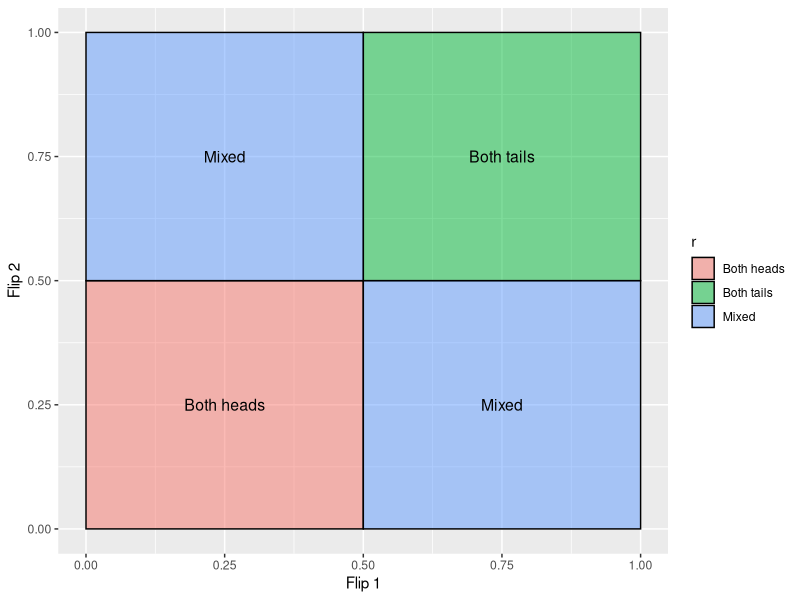
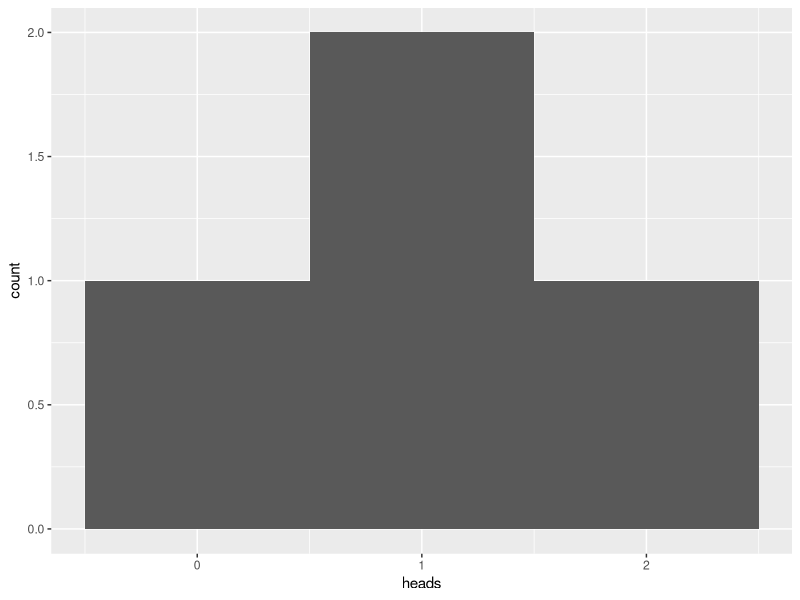
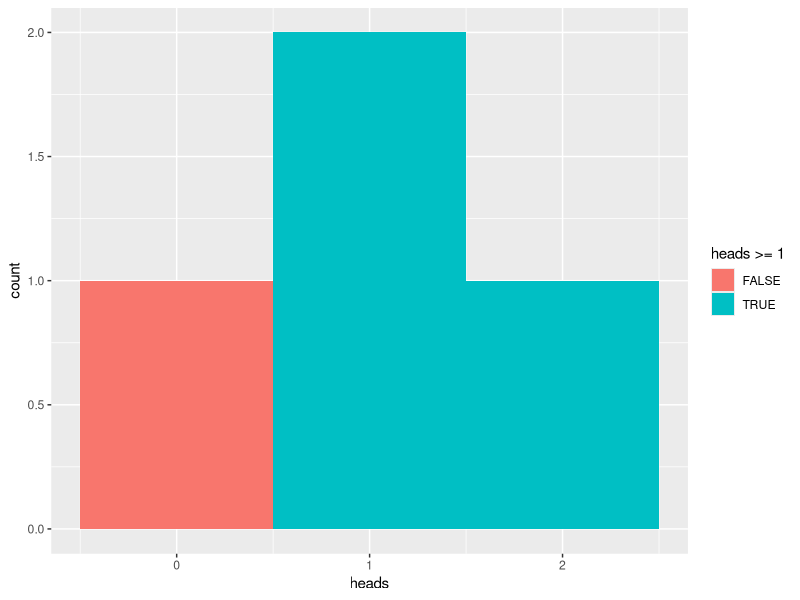
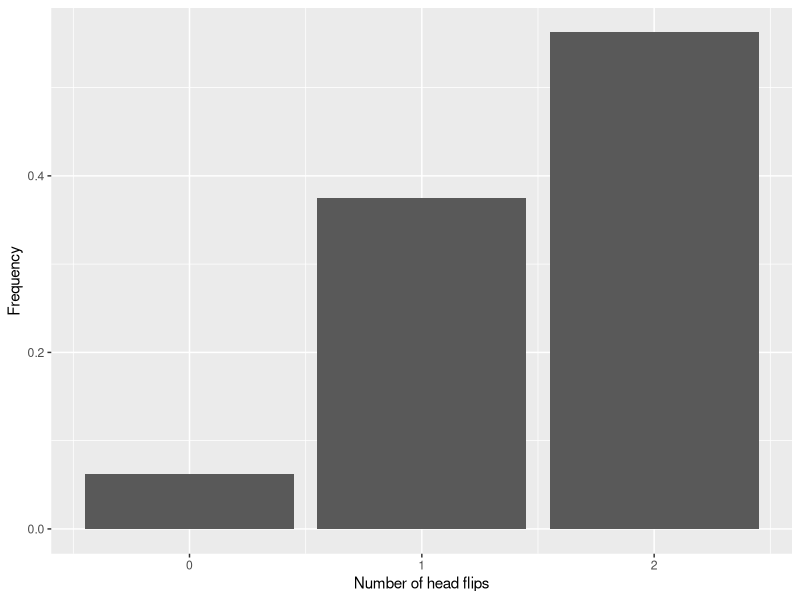
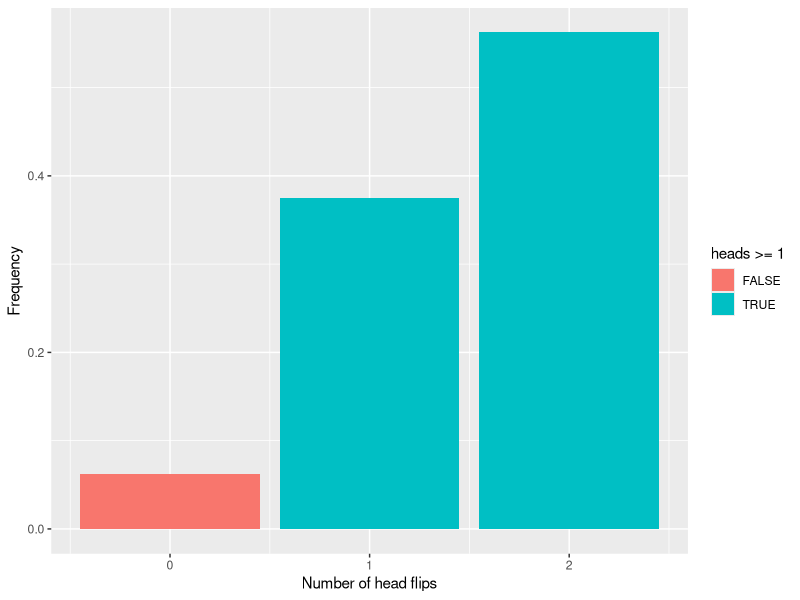

Write the R code that produced these figures, in order.
## ---- chunk 1
#| label: fig-binomial-coin-outcomes
#| fig-cap: a summary of the likelihood of all outcomes, with the propotion of area covered by an outcome reflecting its likelihood. For example, the likelihood of flipping coins heads is .5 * .5 reflecting a .25 (or 25%) chance of flipping heads twice.
library(ggplot2)
d=data.frame(
  x1=c(0,  .5,0, .5), 
  x2=c(0.5,1 ,.5,1), 
  y1=c(0,  .5,.5,0), 
  y2=c(0.5,1 ,1 ,.5), 
 # t=c('Both heads','Both tails','Mixed','Mixed'), 
  r=c('Both heads','Both tails','Mixed','Mixed'))
ggplot() + 
scale_x_continuous(name="Flip 1") + 
scale_y_continuous(name="Flip 2") +
geom_rect(data=d, mapping=aes(xmin=x1, xmax=x2, ymin=y1, ymax=y2, fill=r), color="black", alpha=0.5) +
geom_text(data=d, aes(x=x1+(x2-x1)/2, y=y1+(y2-y1)/2, label=r), size=4) 
## ---- chunk 2
#| label: fig-binomial-coin-distribution
#| fig-cap: a binomial distribution reflecting how frequently you should expect each number of head flips.
library(ggplot2)

coin_flips <- data.frame(
  first  = c("heads","heads","tails","tails"),
  second = c("heads","tails","heads","tails"),
  heads  = c(2,1,1,0)
)

ggplot(coin_flips, aes(heads)) + geom_histogram(bins = 3)
## ---- chunk 3
#| label: fig-binomial-coin-distribution-1-head-or-more
#| fig-cap: a binomial distribution reflecting how frequently you should expect to flip heads at least once.
ggplot(coin_flips, aes(heads, fill = heads >= 1)) + geom_histogram(bins = 3)
## ---- chunk 4
sum(coin_flips$heads >= 1) / length(coin_flips$heads)
## ---- chunk 5
biased_coin_flips <- data.frame(
  first_flip = c("heads","heads","tails","tails"),
  first_likelihood = c(.75,.75,.25,.25),
  second_flip = c("heads","tails","heads","tails"),
  second_likelihood = c(.75,.25,.75,.25),
  heads = c(2,1,1,0)
)
biased_coin_flips$outcome_likelihood = biased_coin_flips$first_likelihood * 
  biased_coin_flips$second_likelihood
# Checking if all outcomes captured (should get 1) and no overlapping outcomes (should not get more than 1). See the page on *probabilities* for more information
sum(biased_coin_flips$outcome_likelihood)
## ---- chunk 6
knitr::kable(biased_coin_flips)
## ---- chunk 7
#| label: fig-binomial-biased-coin-distribution
#| fig-cap: a binomial distribution reflecting how frequently you should expect to flip heads with a coin that has a .75 bias for heads.
biased_heads <- data.frame(
  heads = c(0,1,2),
  freq  = c(
    sum(biased_coin_flips$outcome_likelihood[biased_coin_flips$heads == 0]),
    sum(biased_coin_flips$outcome_likelihood[biased_coin_flips$heads == 1]),
    sum(biased_coin_flips$outcome_likelihood[biased_coin_flips$heads == 2])
  )
)
ggplot(biased_heads, aes(x=heads,y=freq)) +
  geom_col() + 
  xlab("Number of head flips") +
  ylab("Frequency")
## ---- chunk 8
sum(biased_heads$freq[biased_heads$heads >= 1])
## ---- chunk 9
#| label: fig-binomial-biased-coin-distribution-one-plus
#| fig-cap: a binomial distribution reflecting how likely it you will flip head at least once when the coin has a .75 bias for heads.
ggplot(biased_heads, aes(x=heads,y=freq, fill = heads >= 1)) +
  geom_col() + 
  xlab("Number of head flips") +
  ylab("Frequency")
